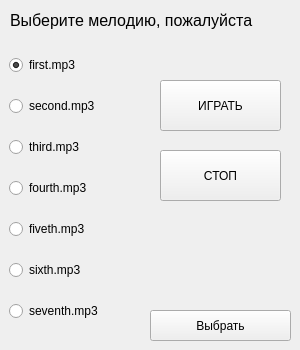
  <widget class="QWidget" name="centralwidget">
   <widget class="QLabel" name="label">
    <property name="geometry">
     <rect>
      <x>10</x>
      <y>10</y>
      <width>281</width>
      <height>21</height>
     </rect>
    </property>
    <property name="font">
     <font>
      <pointsize>12</pointsize>
     </font>
    </property>
    <property name="text">
     <string>Выберите мелодию, пожалуйста</string>
    </property>
   </widget>
   <widget class="QPushButton" name="select_melody">
    <property name="geometry">
     <rect>
      <x>150</x>
      <y>310</y>
      <width>141</width>
      <height>31</height>
     </rect>
    </property>
    <property name="text">
     <string>Выбрать</string>
    </property>
   </widget>
   <widget class="QWidget" name="verticalLayoutWidget">
    <property name="geometry">
     <rect>
      <x>9</x>
      <y>40</y>
      <width>131</width>
      <height>301</height>
     </rect>
    </property>
    <layout class="QVBoxLayout" name="verticalLayout">
     <item>
      <widget class="QRadioButton" name="first">
       <property name="text">
        <string>first.mp3</string>
       </property>
       <property name="checked">
        <bool>true</bool>
       </property>
       <property name="autoExclusive">
        <bool>true</bool>
       </property>
       <attribute name="buttonGroup">
        <string notr="true">buttonGroup</string>
       </attribute>
      </widget>
     </item>
     <item>
      <widget class="QRadioButton" name="second">
       <property name="text">
        <string>second.mp3</string>
       </property>
       <attribute name="buttonGroup">
        <string notr="true">buttonGroup</string>
       </attribute>
      </widget>
     </item>
     <item>
      <widget class="QRadioButton" name="third">
       <property name="text">
        <string>third.mp3</string>
       </property>
       <attribute name="buttonGroup">
        <string notr="true">buttonGroup</string>
       </attribute>
      </widget>
     </item>
     <item>
      <widget class="QRadioButton" name="fourth">
       <property name="text">
        <string>fourth.mp3</string>
       </property>
       <attribute name="buttonGroup">
        <string notr="true">buttonGroup</string>
       </attribute>
      </widget>
     </item>
     <item>
      <widget class="QRadioButton" name="fiveth">
       <property name="text">
        <string>fiveth.mp3</string>
       </property>
       <attribute name="buttonGroup">
        <string notr="true">buttonGroup</string>
       </attribute>
      </widget>
     </item>
     <item>
      <widget class="QRadioButton" name="sixth">
       <property name="text">
        <string>sixth.mp3</string>
       </property>
       <attribute name="buttonGroup">
        <string notr="true">buttonGroup</string>
       </attribute>
      </widget>
     </item>
     <item>
      <widget class="QRadioButton" name="seventh">
       <property name="text">
        <string>seventh.mp3</string>
       </property>
       <attribute name="buttonGroup">
        <string notr="true">buttonGroup</string>
       </attribute>
      </widget>
     </item>
    </layout>
   </widget>
   <widget class="QPushButton" name="play">
    <property name="geometry">
     <rect>
      <x>160</x>
      <y>80</y>
      <width>121</width>
      <height>51</height>
     </rect>
    </property>
    <property name="text">
     <string>ИГРАТЬ</string>
    </property>
   </widget>
   <widget class="QPushButton" name="stop">
    <property name="geometry">
     <rect>
      <x>160</x>
      <y>150</y>
      <width>121</width>
      <height>51</height>
     </rect>
    </property>
    <property name="text">
     <string>СТОП</string>
    </property>
   </widget>
  </widget>
